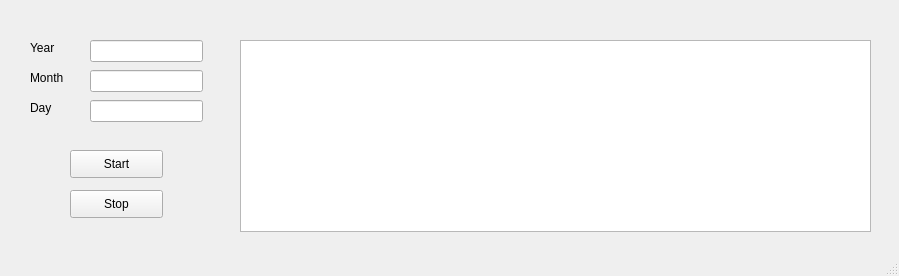
<?xml version="1.0" encoding="UTF-8"?>
<ui version="4.0">
 <class>MainWindow</class>
 <widget class="QMainWindow" name="MainWindow">
  <property name="geometry">
   <rect>
    <x>0</x>
    <y>0</y>
    <width>899</width>
    <height>276</height>
   </rect>
  </property>
  <property name="windowTitle">
   <string>MainWindow</string>
  </property>
  <widget class="QWidget" name="centralwidget">
   <widget class="QPushButton" name="buttonStart">
    <property name="geometry">
     <rect>
      <x>70</x>
      <y>150</y>
      <width>93</width>
      <height>28</height>
     </rect>
    </property>
    <property name="text">
     <string>Start</string>
    </property>
   </widget>
   <widget class="QPushButton" name="buttonStop">
    <property name="geometry">
     <rect>
      <x>70</x>
      <y>190</y>
      <width>93</width>
      <height>28</height>
     </rect>
    </property>
    <property name="text">
     <string>Stop</string>
    </property>
   </widget>
   <widget class="QLineEdit" name="inputYear">
    <property name="geometry">
     <rect>
      <x>90</x>
      <y>40</y>
      <width>113</width>
      <height>22</height>
     </rect>
    </property>
   </widget>
   <widget class="QLineEdit" name="inputMonth">
    <property name="geometry">
     <rect>
      <x>90</x>
      <y>70</y>
      <width>113</width>
      <height>22</height>
     </rect>
    </property>
   </widget>
   <widget class="QLineEdit" name="inputDay">
    <property name="geometry">
     <rect>
      <x>90</x>
      <y>100</y>
      <width>113</width>
      <height>22</height>
     </rect>
    </property>
   </widget>
   <widget class="QLabel" name="labelYear">
    <property name="geometry">
     <rect>
      <x>30</x>
      <y>40</y>
      <width>55</width>
      <height>16</height>
     </rect>
    </property>
    <property name="text">
     <string>Year</string>
    </property>
   </widget>
   <widget class="QLabel" name="labelMonth">
    <property name="geometry">
     <rect>
      <x>30</x>
      <y>70</y>
      <width>55</width>
      <height>16</height>
     </rect>
    </property>
    <property name="text">
     <string>Month</string>
    </property>
   </widget>
   <widget class="QLabel" name="labelDay">
    <property name="geometry">
     <rect>
      <x>30</x>
      <y>100</y>
      <width>55</width>
      <height>16</height>
     </rect>
    </property>
    <property name="text">
     <string>Day</string>
    </property>
   </widget>
   <widget class="QTextBrowser" name="logDisplay">
    <property name="geometry">
     <rect>
      <x>240</x>
      <y>40</y>
      <width>631</width>
      <height>192</height>
     </rect>
    </property>
   </widget>
  </widget>
  <widget class="QMenuBar" name="menubar">
   <property name="geometry">
    <rect>
     <x>0</x>
     <y>0</y>
     <width>899</width>
     <height>26</height>
    </rect>
   </property>
  </widget>
  <widget class="QStatusBar" name="statusbar"/>
 </widget>
 <resources/>
 <connections/>
</ui>
